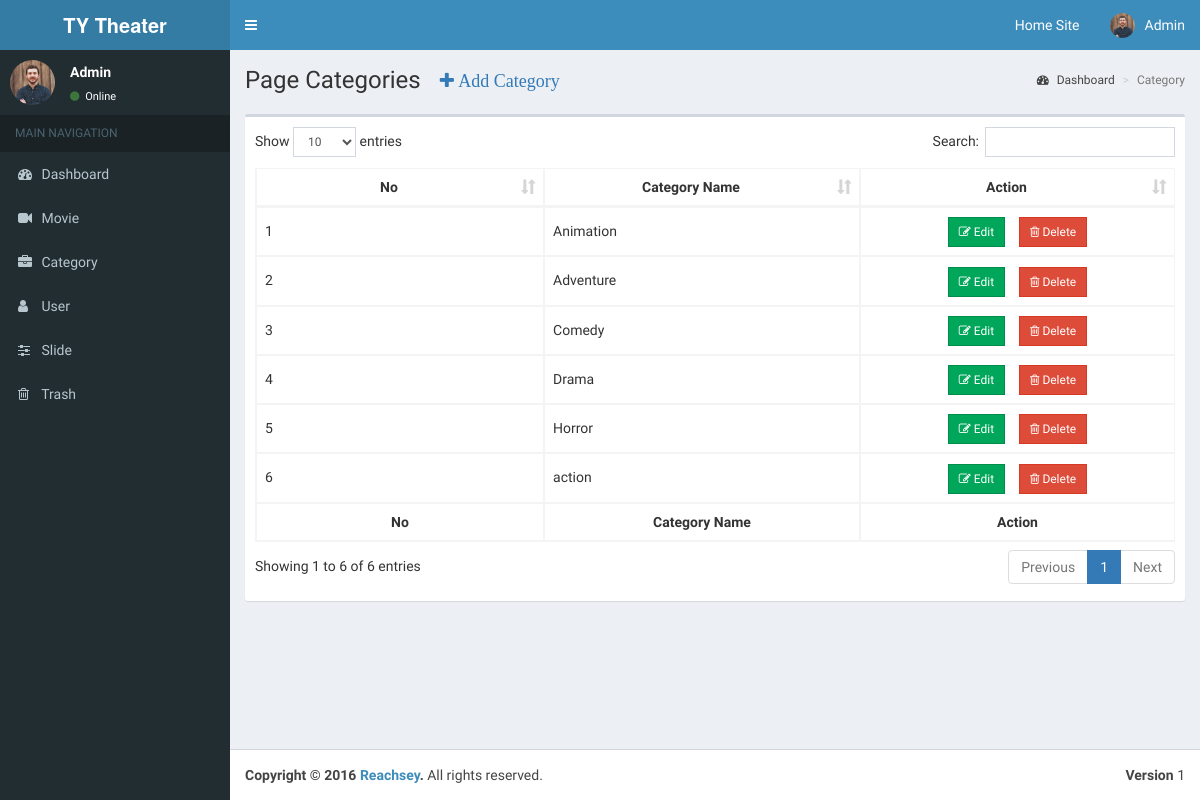
/admin/pages/category.php (signed in), run on an earlier commit of the app's database.
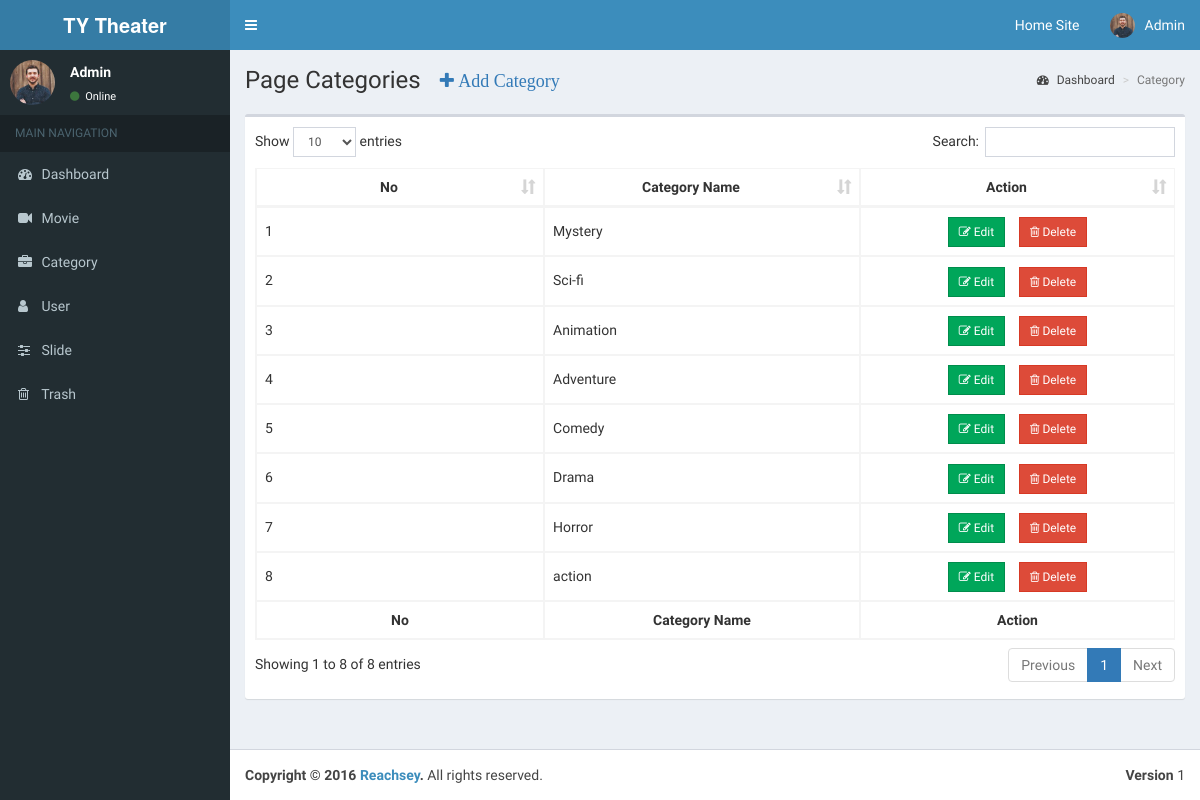
And on a later commit of the database.
### tables this page shows
CREATE TABLE `categories` (
  `cate_id` int(11) NOT NULL AUTO_INCREMENT,
  `cate_name` varchar(100) NOT NULL,
  PRIMARY KEY (`cate_id`)
);

### admin/pages/include/view_all_category.php (the view, shortened to what this page needs)
<section class="content-header">
    <h1>
        Page Categories
        <button type="button" class="btn btn-link" data-toggle="modal" data-target="#maincategory"><i style="font-size: large;" class="fa fa-plus">&nbsp;Add Category</i></button>
    </h1>
    <ol class="breadcrumb">
        <li><a href="../dashboard.php"><i class="fa fa-dashboard"></i> Dashboard</a></li>
        <li class="active">Category</li>
    </ol>
</section>
<section class="content">
    <div class="row">
        <div class="col-xs-12">
            <div class="box">
                <div class="box-body">
                    <table id="example1" class="table table-bordered table-hover">
                        <thead>
                        <tr>
                            <th>No</th>
                            <th>Category Name</th>
                            <th>Action</th>
                        </tr>
                        </thead>
                        <tbody>
                        <?php
                        $query="select * from categories";
                        $select_category=mysqli_query($connection,$query);
                        $n = mysqli_num_rows($select_category);
                        while($row = mysqli_fetch_assoc($select_category)){
                            $cate_id= $row['cate_id'];
                            $cate_name= $row['cate_name'];
                            ?>
                            <tr>
                                <td style="line-height: 30px;font-size:;"><?php echo $n; ?></td>
                                <td style="line-height: 30px;font-size:;"><?php echo $cate_name; ?></td>
                                <td align="center" style="line-height: 30px;font-size:;" ><a href="category.php?action=edit_category&cate_id=<?php echo $cate_id; ?>" class="btn btn-success btn-flat btn-sm"><i class="fa fa-edit"></i> Edit</a>&nbsp;&nbsp;&nbsp;&nbsp;<a href="category.php?delete=<?php echo $cate_id;?>" onclick="return confirm('Are your sure?')" class="btn btn-danger btn-flat btn-sm"><i class="fa fa-trash-o"></i> Delete</a></td>
                            </tr>
                            <?php
                            $n--;
                        }
                        ?>
                        </tbody>
                        <tfoot>
                        <tr>
                            <th>No</th>
                            <th>Category Name</th>
                            <th>Action</th>
                        </tr>
                        </tfoot>
                    </table>
                </div>
            </div>
        </div>
    </div>
</section>

What changed in the data, as far as the page shows it:
added categories: cate_name "Sci-fi"
added categories: cate_name "Mystery"
Also different on the page:
text written by a page script: "Show entries Search: Showing 1 to 6 of 6 entries Previous 1 Next" → "Show entries Search: Showing 1 to 8 of 8 entries Previous 1 Next"
